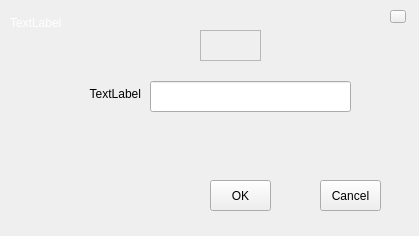
<?xml version="1.0" encoding="UTF-8"?>
<ui version="4.0">
 <class>PasswordUI</class>
 <widget class="QWidget" name="PasswordUI">
  <property name="geometry">
   <rect>
    <x>0</x>
    <y>0</y>
    <width>419</width>
    <height>236</height>
   </rect>
  </property>
  <property name="windowTitle">
   <string>Form</string>
  </property>
  <property name="styleSheet">
   <string notr="true">border-color: qlineargradient(spread:pad, x1:0, y1:0, x2:1, y2:0, stop:0 rgba(0, 0, 0, 255), stop:1 rgba(255, 255, 255, 255));</string>
  </property>
  <widget class="QFrame" name="frame_title">
   <property name="geometry">
    <rect>
     <x>200</x>
     <y>30</y>
     <width>61</width>
     <height>31</height>
    </rect>
   </property>
   <property name="frameShape">
    <enum>QFrame::StyledPanel</enum>
   </property>
   <property name="frameShadow">
    <enum>QFrame::Raised</enum>
   </property>
  </widget>
  <widget class="QLineEdit" name="lineEdit_pass">
   <property name="geometry">
    <rect>
     <x>150</x>
     <y>81</y>
     <width>201</width>
     <height>31</height>
    </rect>
   </property>
  </widget>
  <widget class="QPushButton" name="btn_OK">
   <property name="geometry">
    <rect>
     <x>210</x>
     <y>180</y>
     <width>61</width>
     <height>31</height>
    </rect>
   </property>
   <property name="styleSheet">
    <string notr="true">font: 12pt &quot;Sans Serif&quot;;</string>
   </property>
   <property name="text">
    <string>OK</string>
   </property>
  </widget>
  <widget class="QPushButton" name="btn_Cancel">
   <property name="geometry">
    <rect>
     <x>320</x>
     <y>180</y>
     <width>61</width>
     <height>31</height>
    </rect>
   </property>
   <property name="styleSheet">
    <string notr="true">font: 14pt &quot;Sans Serif&quot;;</string>
   </property>
   <property name="text">
    <string>Cancel</string>
   </property>
  </widget>
  <widget class="QLabel" name="label_pass">
   <property name="geometry">
    <rect>
     <x>20</x>
     <y>84</y>
     <width>121</width>
     <height>20</height>
    </rect>
   </property>
   <property name="styleSheet">
    <string notr="true">font: 12pt &quot;Sans Serif&quot;;</string>
   </property>
   <property name="text">
    <string>TextLabel</string>
   </property>
   <property name="alignment">
    <set>Qt::AlignRight|Qt::AlignTrailing|Qt::AlignVCenter</set>
   </property>
  </widget>
  <widget class="QPushButton" name="btn_exit">
   <property name="geometry">
    <rect>
     <x>390</x>
     <y>10</y>
     <width>16</width>
     <height>13</height>
    </rect>
   </property>
   <property name="styleSheet">
    <string notr="true">border-image: url(:/image1/x.png);</string>
   </property>
   <property name="text">
    <string/>
   </property>
  </widget>
  <widget class="QLabel" name="label_title">
   <property name="geometry">
    <rect>
     <x>10</x>
     <y>0</y>
     <width>111</width>
     <height>45</height>
    </rect>
   </property>
   <property name="styleSheet">
    <string notr="true">color: rgb(255, 255, 255);
font: 14pt &quot;Sans Serif&quot;;</string>
   </property>
   <property name="text">
    <string>TextLabel</string>
   </property>
  </widget>
 </widget>
 <resources/>
 <connections/>
</ui>
